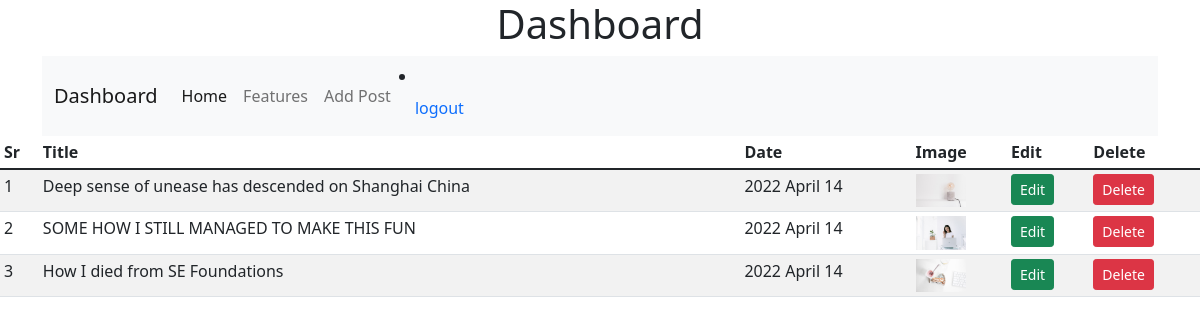
The page /dashboard (signed in) on the database its author committed.
### myblog/models.py (models this page shows, shortened)
class Post(db.Model):
    id = db.Column(db.Integer, primary_key=True, autoincrement=True)
    slug = db.Column(db.String(180), nullable=False)
    title = db.Column(db.String(180), nullable=False)
    body = db.Column(db.Text, nullable=False)
    comments = db.Column(db.Integer, default=0)
    views = db.Column(db.Integer, default=0)
    image=db.Column(db.String(120), default='image.jpg')
    user_id = db.Column(db.Integer, db.ForeignKey('user.id'), nullable=False)
    author = db.relationship('User',backref=db.backref('author', lazy=True))
    pub_date = db.Column(db.DateTime, nullable=False,default=datetime.utcnow)

### myblog/routes.py (the view)
@app.route('/dashboard')
@login_required
def dashboard():
    posts= Post.query.order_by(Post.id.desc()).all()
    return render_template('admin/dashboard.html', posts=posts)

### myblog/models.py (called while the page is built)
@login_manager.user_loader
def load_user(user_id):
    return User.query.get(int(user_id))

### myblog/templates/admin/dashboard.html (shortened to what this page needs)
<!doctype html>
<html lang="en">
  <head>
    <link href="https://cdn.jsdelivr.net/npm/bootstrap@5.1.3/dist/css/bootstrap.min.css" rel="stylesheet">
  </head>
  <body>
    <h1 class="text-center">Dashboard</h1>
    <div class="container">
        <nav class="navbar navbar-expand-lg navbar-light bg-light">
            <div class="container-fluid">
              <a class="navbar-brand" href="#">Dashboard</a>
              <div class="collapse navbar-collapse" id="navbarNav">
                <ul class="navbar-nav">
                  <li class="nav-item">
                    <a class="nav-link active" aria-current="page" href="#">Home</a>
                  </li>
                  <li class="nav-item">
                    <a class="nav-link" href="#">Features</a>
                  </li>
                  <li class="nav-item">
                    <a class="nav-link" href="addpost">Add Post</a>
                  </li>
                </ul>
                <li class="nav-item">
                    <a class="nav-link" href="logout">logout</a>
                  </li>
              </div>
            </div>
          </nav>
    </div>
    <table class="table table-sm table-striped tabled-bordered">
      <thead>
        <th>Sr</th>
        <th>Title</th>
        <th>Date</th>
        <th>Image</th>
        <th>Edit</th>
        <th>Delete</th>
      </thead>
    <tbody>
      {% for post in posts %}
      <tr>
        <td>{{loop.index}}</td>
        <td>{{post.title}}</td>
        <td>{{post.pub_date.strftime('%Y %B %d')}}</td>
        <td><img src="{{url_for('static', filename='/assets/images/'+post.image)}}" width="50"></td>
        <td><a href="{{url_for('updatepost', id=post.id)}}" class="btn btn-sm btn-success">Edit</a></td>
        <td><a href="{{url_for('updatepost', id=post.id)}}" class="btn btn-sm btn-danger">Delete</a></td>
      </tr>
      {% endfor %}
    </tbody>
    </table>
  </body>
</html>

### rows shown on the page
Post: title "Deep sense of unease has descended on Shanghai China", pub_date "2022 April 14", image (picture)
Post: title "SOME HOW I STILL MANAGED TO MAKE THIS FUN", pub_date "2022 April 14", image (picture)
Post: title "How I died from SE Foundations", pub_date "2022 April 14", image (picture)
